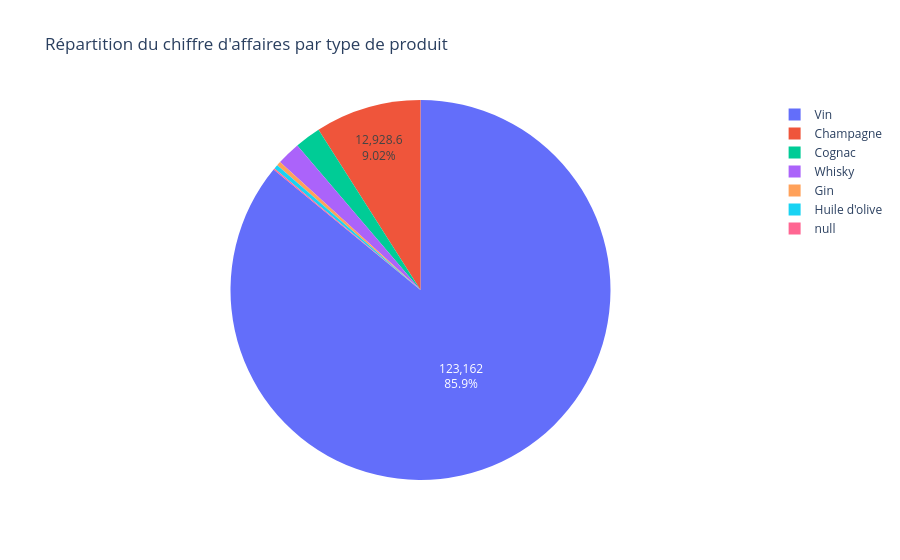

The notebook cell saved with this chart:
### Code cell
# Répartition du chiffre d'affaires par type de produit

fig8 = px.pie(df_final, values='ca_par_article', names='product_type', title="Répartition du chiffre d'affaires par type de produit")
fig8.update_traces(textposition='inside',textinfo='percent+value')
fig8.update_layout(uniformtext_minsize=10, uniformtext_mode='hide')
fig8.show()

### Figure 1 — Plotly figure (JSON) as saved in the notebook; plotly's stock layout.template omitted (floating-point values rounded to 4 significant figures; data arrays with more than 128 entries replaced by an {"elided": "..."} marker saying what was removed)
{"data": [{"domain": {"x": [0, 1], "y": [0, 1]}, "hovertemplate": "product_type=%{label}<br>ca_par_article=%{value}<extra></extra>", "labels": {"elided": "713 str values"}, "legendgroup": "", "name": "", "showlegend": true, "textinfo": "percent+value", "textposition": "inside", "type": "pie", "values": {"elided": "713 float values"}}], "layout": {"legend": {"tracegroupgap": 0}, "title": {"text": "Répartition du chiffre d'affaires par type de produit"}, "uniformtext": {"minsize": 10, "mode": "hide"}}}
